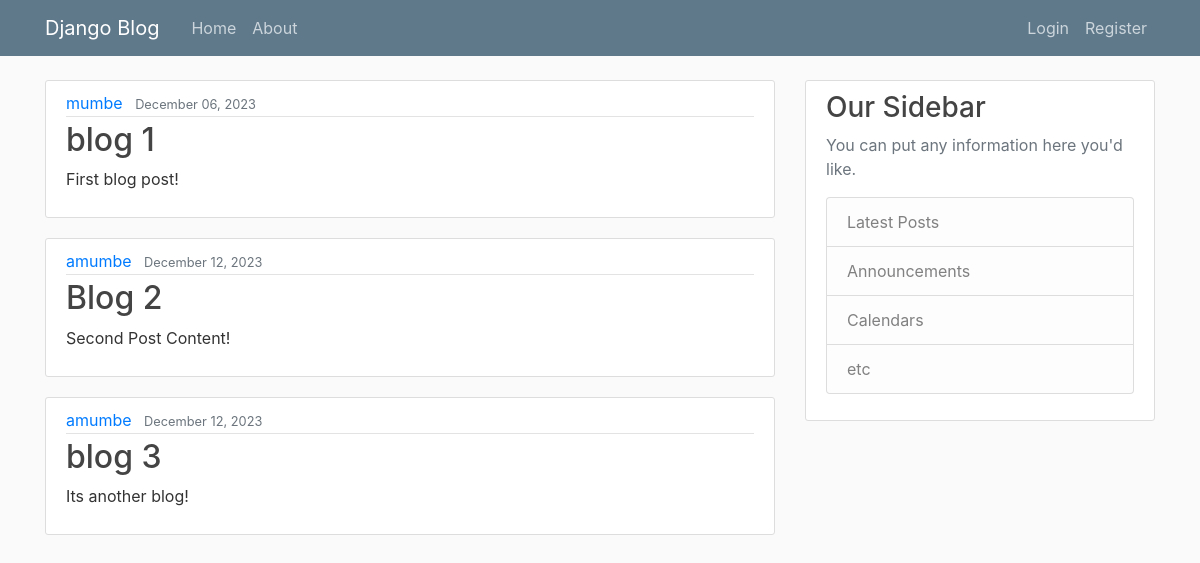
The app's page /, older data.
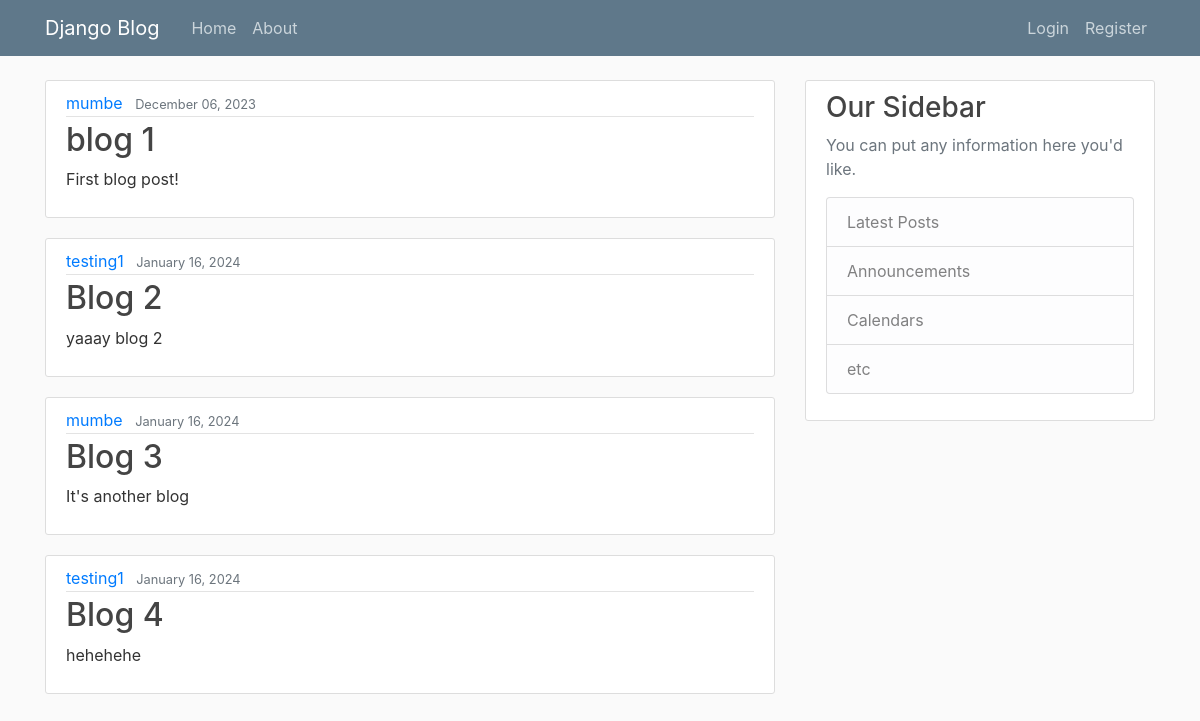
The same page, newer data.
### blogApp/models.py (models this page shows, shortened)
class Post(models.Model):
    title = models.CharField(max_length=100)
    content = models.TextField()
    date_posted = models.DateTimeField(default=timezone.now)
    author = models.ForeignKey(User, on_delete=models.CASCADE)

### blogApp/views.py (the view)
# urls.py: 2. Add a URL to urlpatterns:  path('', views.home, name='home')
def home(request):
    context = {"posts": Post.objects.all()}
    return render(request, "blogApp/home.html", context)

### blogApp/templates/blogApp/home.html
{% extends 'blogApp/base.html' %} {%block content%} {% for post in posts %}
<article class="media content-section">
  <div class="media-body">
    <div class="article-metadata">
      <a class="mr-2" href="#">{{ post.author }}</a>
      <small class="text-muted">{{ post.date_posted|date:'F d, Y' }}</small>
    </div>
    <h2><a class="article-title" href="#">{{ post.title }}</a></h2>
    <p class="article-content">{{ post.content }}</p>
  </div>
</article>
{% endfor %} {% endblock content%}

### blogApp/templates/blogApp/base.html (shortened to what this page needs)
{% load static %}
<!DOCTYPE html>
<html lang="en">
  <head>
    <link
      rel="stylesheet"
      href="https://cdn.jsdelivr.net/npm/bootstrap@4.0.0/dist/css/bootstrap.min.css"
    />
  <link
  rel='stylesheet'
  type='text/css'
  href='{% static "blogApp/main.css" %}'
  />
  </head>
  <body>
    <header class="site-header">
      <nav class="navbar navbar-expand-md navbar-dark bg-steel fixed-top">
        <div class="container">
          <a class="navbar-brand mr-4" href="/">Django Blog</a>
          <div class="collapse navbar-collapse" id="navbarToggle">
            <div class="navbar-nav mr-auto">
              <a class="nav-item nav-link" href="{% url "blog-home" %}">Home</a>
              <a class="nav-item nav-link" href="{% url "blog-about" %}">About</a>
            </div>
            <div class="navbar-nav">
              {% if user.is_authenticated %}
                <a class="nav-item nav-link" href="{% url "profile" %}">Profile</a>
                <a class="nav-item nav-link" href="{% url "logout" %}">Logout</a>
              {% else %}
                <a class="nav-item nav-link" href="{% url "login" %}">Login</a>
                <a class="nav-item nav-link" href="{% url "register" %}">Register</a>
              {% endif %}
            </div>
          </div>
        </div>
      </nav>
    </header>
    <main role="main" class="container">
      <div class="row">
        <div class="col-md-8">
          {% block content %}
          {% endblock content %}
        </div>
        <div class="col-md-4">
          <div class="content-section">
            <h3>Our Sidebar</h3>
            <p class="text-muted">You can put any information here you'd like.
              <ul class="list-group">
                <li class="list-group-item list-group-item-light">Latest Posts</li>
                <li class="list-group-item list-group-item-light">Announcements</li>
                <li class="list-group-item list-group-item-light">Calendars</li>
                <li class="list-group-item list-group-item-light">etc</li>
              </ul>
            </p>
          </div>
        </div>
      </div>
    </main>
  </body>
</html>

### blogApp/static/blogApp/main.css (style rules this page uses)
body { background: #fafafa; color: #333333; margin-top: 5rem; }
h1, h2, h3, h4, h5, h6 { color: #444444; }
ul { margin: 0; }
.bg-steel { background-color: #5f788a; }
.site-header .navbar-nav .nav-link { color: #cbd5db; }
.content-section { background: #ffffff; padding: 10px 20px; border: 1px solid #dddddd; border-radius: 3px; margin-bottom: 20px; }
.article-title { color: #444444; }
.article-content { white-space: pre-line; }
.article-metadata { padding-bottom: 1px; margin-bottom: 4px; border-bottom: 1px solid #e3e3e3 }

Row changes from the older to the newer data that the page shows:
removed Post: author "amumbe", date_posted "December 12, 2023", title "Blog 2", content "Second Post Content!"
removed Post: author "amumbe", date_posted "December 12, 2023", title "blog 3", content "Its another blog!"
added Post: author "testing1", date_posted "January 16, 2024", title "Blog 2", content "yaaay blog 2"
added Post: author "mumbe", date_posted "January 16, 2024", title "Blog 3", content "It's another blog"
added Post: author "testing1", date_posted "January 16, 2024", title "Blog 4", content "hehehehe"
